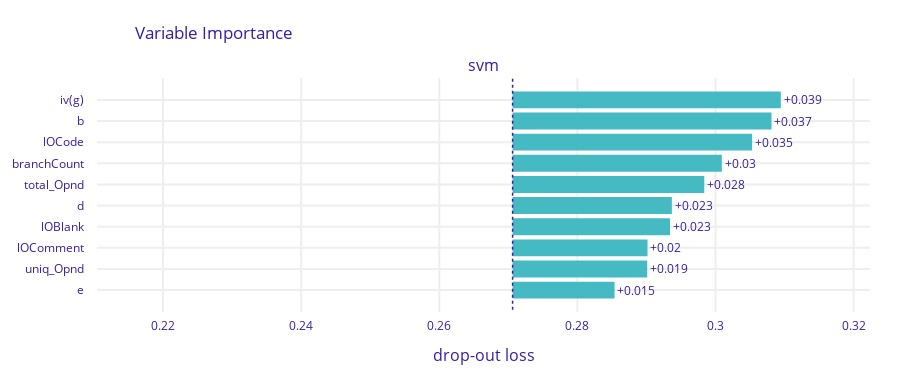
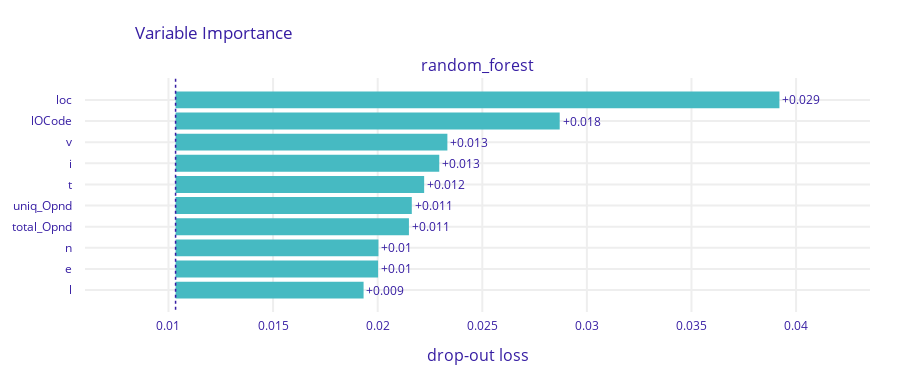
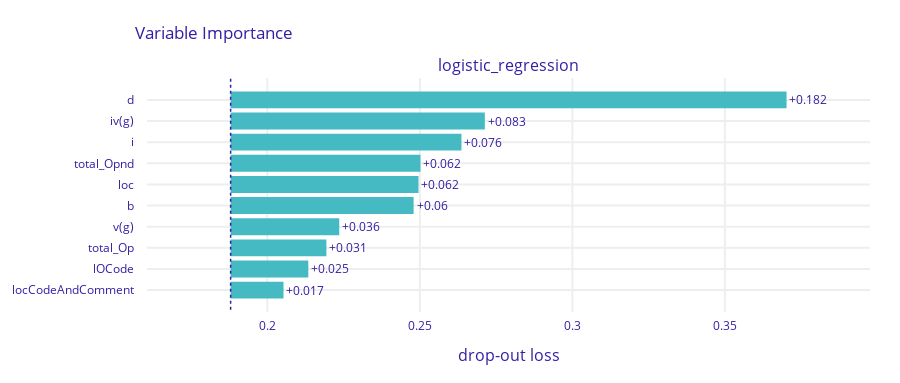

The code cell stored with these charts, in order, in its notebook:
### Code cell
for exp in explainers.values():
    pvi = exp.model_parts(random_state=SEED)
    pvi.plot()

### Figure 1 — Plotly figure (JSON) as saved in the notebook; plotly's stock layout.template omitted (floating-point values rounded to 4 significant figures)
{"data": [{"base": 0.2706, "hoverinfo": "text", "hoverlabel": {"bgcolor": "rgba(0,0,0,0.8)"}, "hovertext": ["Model: svm loss after<br>variable: iv(g) is permuted: 0.309<br>Drop-out loss change: +0.039", "Model: svm loss after<br>variable: b is permuted: 0.308<br>Drop-out loss change: +0.037", "Model: svm loss after<br>variable: lOCode is permuted: 0.305<br>Drop-out loss change: +0.035", "Model: svm loss after<br>variable: branchCount is permuted: 0.301<br>Drop-out loss change: +0.03", "Model: svm loss after<br>variable: total_Opnd is permuted: 0.298<br>Drop-out loss change: +0.028", "Model: svm loss after<br>variable: d is permuted: 0.294<br>Drop-out loss change: +0.023", "Model: svm loss after<br>variable: lOBlank is permuted: 0.293<br>Drop-out loss change: +0.023", "Model: svm loss after<br>variable: lOComment is permuted: 0.29<br>Drop-out loss change: +0.02", "Model: svm loss after<br>variable: uniq_Opnd is permuted: 0.29<br>Drop-out loss change: +0.019", "Model: svm loss after<br>variable: e is permuted: 0.285<br>Drop-out loss change: +0.015"], "marker": {"color": "#46bac2"}, "orientation": "h", "showlegend": false, "text": ["+0.039", "+0.037", "+0.035", "+0.03", "+0.028", "+0.023", "+0.023", "+0.02", "+0.019", "+0.015"], "textposition": "outside", "type": "bar", "x": [0.03884, 0.03749, 0.03468, 0.03029, 0.02775, 0.02306, 0.02279, 0.01954, 0.01949, 0.01477], "xaxis": "x", "y": ["iv(g)", "b", "lOCode", "branchCount", "total_Opnd", "d", "lOBlank", "lOComment", "uniq_Opnd", "e"], "yaxis": "y"}], "layout": {"annotations": [{"font": {"size": 16}, "showarrow": false, "text": "svm", "x": 0.5, "xanchor": "center", "xref": "paper", "y": 1, "yanchor": "bottom", "yref": "paper"}, {"font": {"size": 16}, "showarrow": false, "text": "drop-out loss", "x": 0.5, "xanchor": "center", "xref": "paper", "y": 0, "yanchor": "top", "yref": "paper", "yshift": -30}], "font": {"color": "#371ea3"}, "height": 383, "margin": {"b": 71, "r": 30, "t": 78}, "shapes": [{"line": {"color": "#371ea3", "dash": "dot", "width": 1.5}, "type": "line", "x0": 0.2706, "x1": 0.2706, "xref": "x", "y0": -1, "y1": 10, "yref": "y"}], "title": {"text": "Variable Importance", "x": 0.15}, "xaxis": {"anchor": "y", "automargin": true, "domain": [0, 1], "fixedrange": true, "gridwidth": 2, "range": [0.2104, 0.3224], "tickcolor": "white", "ticklen": 3, "ticks": "outside", "type": "linear", "zeroline": false}, "yaxis": {"anchor": "x", "automargin": true, "autorange": "reversed", "domain": [0, 1], "fixedrange": true, "gridwidth": 2, "tickcolor": "white", "ticklen": 10, "ticks": "outside", "type": "category"}}}

### Figure 2 — Plotly figure (JSON) as saved in the notebook; plotly's stock layout.template omitted (floating-point values rounded to 4 significant figures)
{"data": [{"base": 0.01034, "hoverinfo": "text", "hoverlabel": {"bgcolor": "rgba(0,0,0,0.8)"}, "hovertext": ["Model: random_forest loss after<br>variable: loc is permuted: 0.039<br>Drop-out loss change: +0.029", "Model: random_forest loss after<br>variable: lOCode is permuted: 0.029<br>Drop-out loss change: +0.018", "Model: random_forest loss after<br>variable: v is permuted: 0.023<br>Drop-out loss change: +0.013", "Model: random_forest loss after<br>variable: i is permuted: 0.023<br>Drop-out loss change: +0.013", "Model: random_forest loss after<br>variable: t is permuted: 0.022<br>Drop-out loss change: +0.012", "Model: random_forest loss after<br>variable: uniq_Opnd is permuted: 0.022<br>Drop-out loss change: +0.011", "Model: random_forest loss after<br>variable: total_Opnd is permuted: 0.021<br>Drop-out loss change: +0.011", "Model: random_forest loss after<br>variable: n is permuted: 0.02<br>Drop-out loss change: +0.01", "Model: random_forest loss after<br>variable: e is permuted: 0.02<br>Drop-out loss change: +0.01", "Model: random_forest loss after<br>variable: l is permuted: 0.019<br>Drop-out loss change: +0.009"], "marker": {"color": "#46bac2"}, "orientation": "h", "showlegend": false, "text": ["+0.029", "+0.018", "+0.013", "+0.013", "+0.012", "+0.011", "+0.011", "+0.01", "+0.01", "+0.009"], "textposition": "outside", "type": "bar", "x": [0.02886, 0.01836, 0.01299, 0.0126, 0.01188, 0.01129, 0.01115, 0.009696, 0.00968, 0.008986], "xaxis": "x", "y": ["loc", "lOCode", "v", "i", "t", "uniq_Opnd", "total_Opnd", "n", "e", "l"], "yaxis": "y"}], "layout": {"annotations": [{"font": {"size": 16}, "showarrow": false, "text": "random_forest", "x": 0.5, "xanchor": "center", "xref": "paper", "y": 1, "yanchor": "bottom", "yref": "paper"}, {"font": {"size": 16}, "showarrow": false, "text": "drop-out loss", "x": 0.5, "xanchor": "center", "xref": "paper", "y": 0, "yanchor": "top", "yref": "paper", "yshift": -30}], "font": {"color": "#371ea3"}, "height": 383, "margin": {"b": 71, "r": 30, "t": 78}, "shapes": [{"line": {"color": "#371ea3", "dash": "dot", "width": 1.5}, "type": "line", "x0": 0.01034, "x1": 0.01034, "xref": "x", "y0": -1, "y1": 10, "yref": "y"}], "title": {"text": "Variable Importance", "x": 0.15}, "xaxis": {"anchor": "y", "automargin": true, "domain": [0, 1], "fixedrange": true, "gridwidth": 2, "range": [0.00601, 0.04353], "tickcolor": "white", "ticklen": 3, "ticks": "outside", "type": "linear", "zeroline": false}, "yaxis": {"anchor": "x", "automargin": true, "autorange": "reversed", "domain": [0, 1], "fixedrange": true, "gridwidth": 2, "tickcolor": "white", "ticklen": 10, "ticks": "outside", "type": "category"}}}

### Figure 3 — Plotly figure (JSON) as saved in the notebook; plotly's stock layout.template omitted (floating-point values rounded to 4 significant figures)
{"data": [{"base": 0.188, "hoverinfo": "text", "hoverlabel": {"bgcolor": "rgba(0,0,0,0.8)"}, "hovertext": ["Model: logistic_regression loss after<br>variable: d is permuted: 0.37<br>Drop-out loss change: +0.182", "Model: logistic_regression loss after<br>variable: iv(g) is permuted: 0.271<br>Drop-out loss change: +0.083", "Model: logistic_regression loss after<br>variable: i is permuted: 0.264<br>Drop-out loss change: +0.076", "Model: logistic_regression loss after<br>variable: total_Opnd is permuted: 0.25<br>Drop-out loss change: +0.062", "Model: logistic_regression loss after<br>variable: loc is permuted: 0.25<br>Drop-out loss change: +0.062", "Model: logistic_regression loss after<br>variable: b is permuted: 0.248<br>Drop-out loss change: +0.06", "Model: logistic_regression loss after<br>variable: v(g) is permuted: 0.224<br>Drop-out loss change: +0.036", "Model: logistic_regression loss after<br>variable: total_Op is permuted: 0.219<br>Drop-out loss change: +0.031", "Model: logistic_regression loss after<br>variable: lOCode is permuted: 0.213<br>Drop-out loss change: +0.025", "Model: logistic_regression loss after<br>variable: locCodeAndComment is permuted: 0.205<br>Drop-out loss change: +0.017"], "marker": {"color": "#46bac2"}, "orientation": "h", "showlegend": false, "text": ["+0.182", "+0.083", "+0.076", "+0.062", "+0.062", "+0.06", "+0.036", "+0.031", "+0.025", "+0.017"], "textposition": "outside", "type": "bar", "x": [0.1823, 0.08334, 0.07568, 0.06225, 0.0616, 0.05999, 0.03561, 0.0314, 0.02547, 0.01735], "xaxis": "x", "y": ["d", "iv(g)", "i", "total_Opnd", "loc", "b", "v(g)", "total_Op", "lOCode", "locCodeAndComment"], "yaxis": "y"}], "layout": {"annotations": [{"font": {"size": 16}, "showarrow": false, "text": "logistic_regression", "x": 0.5, "xanchor": "center", "xref": "paper", "y": 1, "yanchor": "bottom", "yref": "paper"}, {"font": {"size": 16}, "showarrow": false, "text": "drop-out loss", "x": 0.5, "xanchor": "center", "xref": "paper", "y": 0, "yanchor": "top", "yref": "paper", "yshift": -30}], "font": {"color": "#371ea3"}, "height": 383, "margin": {"b": 71, "r": 30, "t": 78}, "shapes": [{"line": {"color": "#371ea3", "dash": "dot", "width": 1.5}, "type": "line", "x0": 0.188, "x1": 0.188, "xref": "x", "y0": -1, "y1": 10, "yref": "y"}], "title": {"text": "Variable Importance", "x": 0.15}, "xaxis": {"anchor": "y", "automargin": true, "domain": [0, 1], "fixedrange": true, "gridwidth": 2, "range": [0.1606, 0.3976], "tickcolor": "white", "ticklen": 3, "ticks": "outside", "type": "linear", "zeroline": false}, "yaxis": {"anchor": "x", "automargin": true, "autorange": "reversed", "domain": [0, 1], "fixedrange": true, "gridwidth": 2, "tickcolor": "white", "ticklen": 10, "ticks": "outside", "type": "category"}}}
